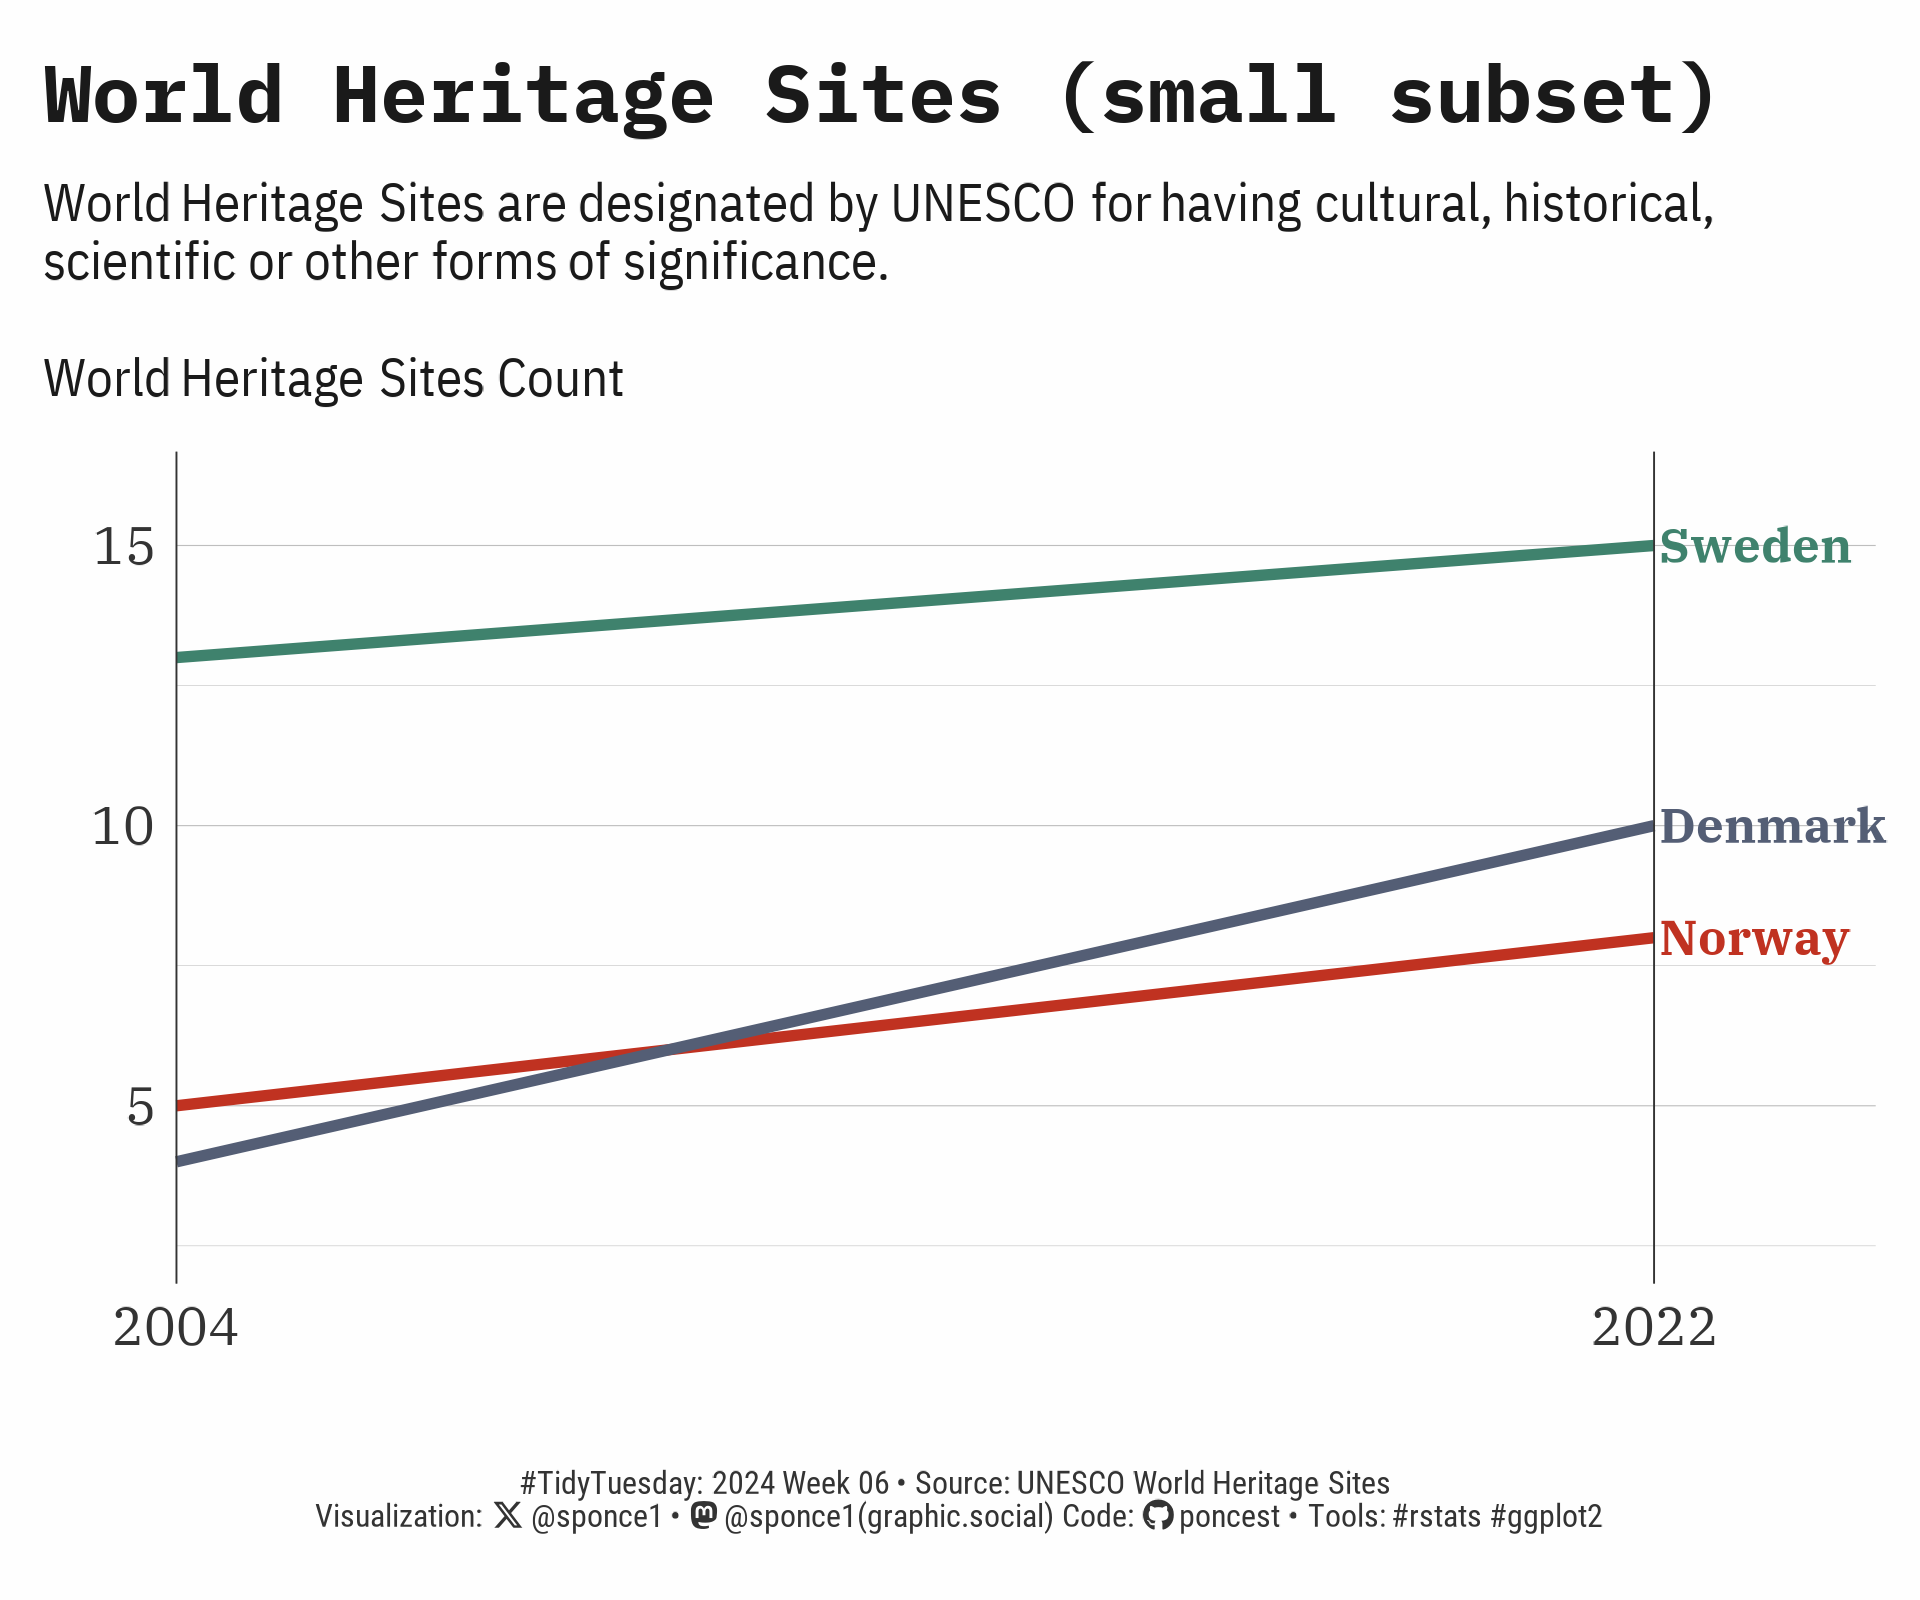

Recreate this plot in R.

## Challenge: #TidyTuesday 2024 week 06
## Data:      World heritage sites                  
## Author:    Steven Ponce
## Date:      2024-02-06


## 1. LOAD PACKAGES & SETUP ----  
pacman::p_load(tidyverse, ggtext, showtext, janitor, skimr, scales, lubridate)


### |- figure size ---- 
camcorder::gg_record( 
  dir    = here::here("temp_plots"), 
  device = "png",
  width  = 6,
  height = 5,
  units  = "in",
  dpi    = 320) 

### |- resolution ---- 
showtext_opts(dpi = 320, regular.wt = 300, bold.wt = 800)


## 2. READ IN THE DATA ----
tt <- tidytuesdayR::tt_load(x = base::as.double("2024"), 
                            week = base::as.double("06")) 

heritage <- tt$heritage |> clean_names() |> glimpse()

tidytuesdayR::readme(tt) 
rm(tt)  



## 3. EXAMINING THE DATA ----
skim(heritage)
glimpse(heritage)


## 4. TIDYDATA ----
data_plot <- heritage |> 
    # pivot
    pivot_longer(
        cols = -country,
        names_to = "year", 
        values_to = "count"
    ) |> 
    
    # format
    mutate(
        year = str_remove(string = year, patter = "x"),
        year = factor(year, levels = c(2004, 2022)),
        country = as_factor(country)
        )
    


# 5. VISUALIZATION ---- 

### |- plot aesthetics ---- 
bkg_col      <- colorspace::lighten('#FFEDE1', 0.95)
title_col    <- "gray10"              
subtitle_col <- "gray20"   
caption_col  <- "gray20"  
text_col     <- "gray20" 

col_palette <- c("Norway" = "#C03221", "Denmark" ="#545E75", "Sweden" = "#3F826D")    
  

### |-  titles and caption ----
tt <- str_glue("#TidyTuesday: 2024 Week 06 &bull; Source: UNESCO World Heritage Sites <br>")  
X  <- str_glue("<span style='font-family:fa6-brands'>&#xe61b;</span>")   
gh <- str_glue("<span style='font-family:fa6-brands'>&#xf09b;</span>")
mn <- str_glue("<span style='font-family:fa6-brands'>&#xf4f6;</span>")

title_text    <- str_glue("World Heritage Sites (small subset)") 

subtitle_text <- str_glue("World Heritage Sites are designated by UNESCO for having cultural, historical,<br> 
                          scientific or other forms of significance.<br><br>
                         <span style='font-size:12pt'>World Heritage Sites Count</span> ")
  
caption_text  <- str_glue("{tt} Visualization: {X} @sponce1 &bull; {mn} @sponce1(graphic.social) Code: {gh} poncest &bull; Tools: #rstats #ggplot2")

### |-  fonts ----
font_add('fa6-brands', 'fonts/6.4.2/Font Awesome 6 Brands-Regular-400.otf') 
font_add_google("IBM Plex Mono", family = "title")                            
font_add_google("IBM Plex Sans Condensed", family = "subtitle")   
font_add_google("IBM Plex Serif", family = "text")  
font_add_google("Roboto Condensed", family = "caption")
showtext_auto(enable = TRUE)  

### |-  plot theme ----
theme_set(theme_minimal(base_size = 12, base_family = "text"))                

theme_update(
    plot.title.position   = "plot",
    plot.caption.position = "plot",
    legend.position       = 'plot',
    
    axis.title.x          = element_text(margin = margin(10, 0, 0, 0), size = rel(1), color = text_col, family   = 'text', face = 'bold'),
    axis.title.y          = element_markdown(margin = margin(0, 10, 0, 0), size = rel(1), color = text_col, family   = 'text', face = 'bold'),
    
    axis.text             = element_text(size = rel(1), color = text_col, family   = 'text'),
    
    plot.margin           = margin(t = 10, r = 10, b = 10, l = 10),
    
    plot.background       = element_rect(fill = bkg_col, color = bkg_col),
    panel.background      = element_rect(fill = bkg_col, color = bkg_col),
    
)

### |-  final plot ----  
data_plot |> 
    ggplot(aes(x = year, count, group = country, color = country)) +
    
    # Geoms
    geom_line(linewidth = 1.2) +
   
     geom_text(                                                                 # country names
        data = data_plot |>  filter(year == 2022),
        aes(label = country),
        hjust     = 0,
        nudge_x   = 0.005,
        fontface  = 'bold',
        family    = 'text'
        ) +
    
    geom_vline(                                                                 # vertical lines
        xintercept = 1:2,
        color      = 'gray20',
        linewidth  = 0.2
    ) +
    
    # Scales
    scale_x_discrete(expand = expansion(mult = c(0, 0.15))) +                   # left no expansion, right some space for the text
    
    scale_y_continuous(breaks = seq(0, 20, by = 5),
                       limits = c(2.5, 16)) +
    
    scale_color_manual(values = col_palette) +
    
    coord_cartesian(clip = "off") +                        
    
    # Labs
    labs(x        = "",
         y        = "",       
         title    = title_text,
         subtitle = subtitle_text,
         caption  = caption_text
         ) +
    
    # Theme
    theme(
        panel.grid = element_line(linewidth = .12, color = 'gray'),
        
        plot.title         = element_text(
            size           = rel(1.5), 
            family         = 'title',
            face           = 'bold',
            color          = title_col,
            margin         = margin(t = 5, b = 5)), 
        
        plot.subtitle      = element_markdown(
            size           = rel(1), 
            family         = 'subtitle',
            color          = title_col,
            lineheight     = 1.1, 
            margin         = margin(t = 5, b = 10)),  
        
        plot.caption     = element_markdown(
            size           = rel(.6), 
            family         = 'caption',
            color          = caption_col,
            lineheight     = 0.65,
            hjust          = 0.5,
            halign         = 0.5,
            margin         = margin(t = 5, b = 5)),
    )



# 6. SESSION INFO ----  
sessioninfo::session_info(include_base = TRUE) 

# ─ Session info ─────────────────────────────────────────────────────────────────
# setting  value
# version  R version 4.3.2 (2023-10-31 ucrt)
# os       Windows 10 x64 (build 19045)
# system   x86_64, mingw32
# ui       RStudio
# language (EN)
# collate  English_United States.utf8
# ctype    English_United States.utf8
# tz       America/New_York
# date     2024-02-06
# rstudio  2023.12.0+369 Ocean Storm (desktop)
# pandoc   NA
# 
# ─ Packages ─────────────────────────────────────────────────────────────────────
# ! package      * version date (UTC) lib source
# base         * 4.3.2   2023-10-31 [2] local
# base64enc      0.1-3   2015-07-28 [1] CRAN (R 4.3.0)
# beeswarm       0.4.0   2021-06-01 [1] CRAN (R 4.3.0)
# P bit            4.0.5   2022-11-15 [?] CRAN (R 4.3.0)
# P bit64          4.0.5   2020-08-30 [?] CRAN (R 4.3.0)
# camcorder      0.1.0   2022-10-03 [1] CRAN (R 4.3.0)
# P cellranger     1.1.0   2016-07-27 [?] CRAN (R 4.3.0)
# P cli            3.6.1   2023-03-23 [?] CRAN (R 4.3.0)
# colorspace     2.1-0   2023-01-23 [1] CRAN (R 4.3.0)
# commonmark     1.9.0   2023-03-17 [1] CRAN (R 4.3.0)
# P compiler       4.3.2   2023-10-31 [?] local
# P crayon         1.5.2   2022-09-29 [?] CRAN (R 4.3.0)
# P curl           5.0.0   2023-01-12 [?] CRAN (R 4.3.0)
# P datasets     * 4.3.2   2023-10-31 [?] local
# P digest         0.6.34  2024-01-11 [?] CRAN (R 4.3.2)
# P dplyr        * 1.1.4   2023-11-17 [?] RSPM (R 4.3.0)
# P fansi          1.0.4   2023-01-22 [?] CRAN (R 4.3.0)
# farver         2.1.1   2022-07-06 [1] CRAN (R 4.3.0)
# fastmap        1.1.1   2023-02-24 [1] CRAN (R 4.3.0)
# forcats      * 1.0.0   2023-01-29 [1] CRAN (R 4.3.0)
# P fs             1.6.2   2023-04-25 [?] CRAN (R 4.3.0)
# P generics       0.1.3   2022-07-05 [?] CRAN (R 4.3.0)
# ggbeeswarm     0.7.2   2023-04-29 [1] CRAN (R 4.3.0)
# ggplot2      * 3.4.4   2023-10-12 [1] CRAN (R 4.3.2)
# ggtext       * 0.1.2   2022-09-16 [1] CRAN (R 4.3.0)
# gifski         1.6.6-1 2022-04-05 [1] CRAN (R 4.3.0)
# P glue           1.6.2   2022-02-24 [?] CRAN (R 4.3.0)
# P graphics     * 4.3.2   2023-10-31 [?] local
# P grDevices    * 4.3.2   2023-10-31 [?] local
# P grid           4.3.2   2023-10-31 [?] local
# gridtext       0.1.5   2022-09-16 [1] CRAN (R 4.3.0)
# gtable         0.3.4   2023-08-21 [1] CRAN (R 4.3.2)
# P here           1.0.1   2020-12-13 [?] CRAN (R 4.3.0)
# P hms            1.1.3   2023-03-21 [?] CRAN (R 4.3.0)
# htmltools      0.5.5   2023-03-23 [1] CRAN (R 4.3.0)
# httr           1.4.6   2023-05-08 [1] CRAN (R 4.3.0)
# janitor      * 2.2.0   2023-02-02 [1] CRAN (R 4.3.0)
# P jsonlite       1.8.8   2023-12-04 [?] RSPM (R 4.3.0)
# knitr          1.42    2023-01-25 [1] CRAN (R 4.3.0)
# labeling       0.4.3   2023-08-29 [1] CRAN (R 4.3.1)
# P lifecycle      1.0.3   2022-10-07 [?] CRAN (R 4.3.0)
# P lubridate    * 1.9.2   2023-02-10 [?] CRAN (R 4.3.0)
# magick         2.7.4   2023-03-09 [1] CRAN (R 4.3.0)
# P magrittr       2.0.3   2022-03-30 [?] CRAN (R 4.3.0)
# markdown       1.6     2023-04-07 [1] CRAN (R 4.3.0)
# P methods      * 4.3.2   2023-10-31 [?] local
# munsell        0.5.0   2018-06-12 [1] CRAN (R 4.3.0)
# P pacman         0.5.1   2019-03-11 [?] CRAN (R 4.3.0)
# P parallel       4.3.2   2023-10-31 [?] local
# P pillar         1.9.0   2023-03-22 [?] CRAN (R 4.3.0)
# P pkgconfig      2.0.3   2019-09-22 [?] CRAN (R 4.3.0)
# P purrr        * 1.0.2   2023-08-10 [?] CRAN (R 4.3.1)
# P R6             2.5.1   2021-08-19 [?] CRAN (R 4.3.0)
# ragg           1.2.5   2023-01-12 [1] CRAN (R 4.3.0)
# Rcpp           1.0.10  2023-01-22 [1] CRAN (R 4.3.0)
# P readr        * 2.1.4   2023-02-10 [?] CRAN (R 4.3.0)
# P readxl         1.4.2   2023-02-09 [?] CRAN (R 4.3.0)
# renv           1.0.3   2023-09-19 [1] CRAN (R 4.3.2)
# repr           1.1.6   2023-01-26 [1] CRAN (R 4.3.0)
# P rlang          1.1.1   2023-04-28 [?] CRAN (R 4.3.0)
# P rprojroot      2.0.3   2022-04-02 [?] CRAN (R 4.3.0)
# P rstudioapi     0.14    2022-08-22 [?] CRAN (R 4.3.0)
# rsvg           2.4.0   2022-11-21 [1] CRAN (R 4.3.0)
# P rvest          1.0.3   2022-08-19 [?] CRAN (R 4.3.0)
# scales       * 1.3.0   2023-11-28 [1] CRAN (R 4.3.2)
# P selectr        0.4-2   2019-11-20 [?] CRAN (R 4.3.0)
# P sessioninfo    1.2.2   2021-12-06 [?] CRAN (R 4.3.0)
# showtext     * 0.9-6   2023-05-03 [1] CRAN (R 4.3.0)
# showtextdb   * 3.0     2020-06-04 [1] CRAN (R 4.3.0)
# skimr        * 2.1.5   2022-12-23 [1] CRAN (R 4.3.0)
# snakecase      0.11.0  2019-05-25 [1] CRAN (R 4.3.0)
# P stats        * 4.3.2   2023-10-31 [?] local
# P stringi        1.7.12  2023-01-11 [?] CRAN (R 4.3.0)
# P stringr      * 1.5.0   2022-12-02 [?] CRAN (R 4.3.0)
# svglite        2.1.1   2023-01-10 [1] CRAN (R 4.3.0)
# sysfonts     * 0.8.8   2022-03-13 [1] CRAN (R 4.3.0)
# systemfonts    1.0.4   2022-02-11 [1] CRAN (R 4.3.0)
# textshaping    0.3.6   2021-10-13 [1] CRAN (R 4.3.0)
# P tibble       * 3.2.1   2023-03-20 [?] CRAN (R 4.3.0)
# tidyr        * 1.3.0   2023-01-24 [1] CRAN (R 4.3.0)
# P tidyselect     1.2.0   2022-10-10 [?] CRAN (R 4.3.0)
# P tidytuesdayR   1.0.2   2022-02-01 [?] CRAN (R 4.3.0)
# tidyverse    * 2.0.0   2023-02-22 [1] CRAN (R 4.3.0)
# P timechange     0.2.0   2023-01-11 [?] CRAN (R 4.3.0)
# P tools          4.3.2   2023-10-31 [?] local
# tzdb           0.4.0   2023-05-12 [1] CRAN (R 4.3.0)
# P usethis        2.1.6   2022-05-25 [?] CRAN (R 4.3.0)
# P utf8           1.2.3   2023-01-31 [?] CRAN (R 4.3.0)
# P utils        * 4.3.2   2023-10-31 [?] local
# P vctrs          0.6.5   2023-12-01 [?] CRAN (R 4.3.2)
# vipor          0.4.5   2017-03-22 [1] CRAN (R 4.3.0)
# P vroom          1.6.3   2023-04-28 [?] CRAN (R 4.3.0)
# withr          2.5.2   2023-10-30 [1] CRAN (R 4.3.2)
# xfun           0.39    2023-04-20 [1] CRAN (R 4.3.0)
# P xml2           1.3.4   2023-04-27 [?] CRAN (R 4.3.0)
# 
# [1] C:/Users/poncest/OneDrive - Bristol Myers Squibb/RStudio/_CHALLENGES/tidytuesday/renv/library/R-4.3/x86_64-w64-mingw32
# [2] C:/Users/poncest/AppData/Local/R/cache/R/renv/sandbox/R-4.3/x86_64-w64-mingw32/d6d4a2bb
# 
# P ── Loaded and on-disk path mismatch.
# 
# ────────────────────────────────────────────────────────────────────────────────
# > 
